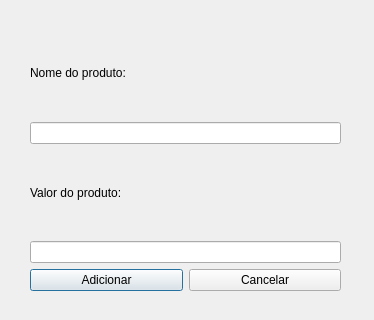
<?xml version="1.0" encoding="UTF-8"?>
<ui version="4.0">
 <class>Dialog</class>
 <widget class="QDialog" name="Dialog">
  <property name="geometry">
   <rect>
    <x>0</x>
    <y>0</y>
    <width>374</width>
    <height>320</height>
   </rect>
  </property>
  <property name="windowTitle">
   <string>Dialog</string>
  </property>
  <widget class="QWidget" name="">
   <property name="geometry">
    <rect>
     <x>30</x>
     <y>30</y>
     <width>311</width>
     <height>261</height>
    </rect>
   </property>
   <layout class="QVBoxLayout" name="verticalLayout_3">
    <item>
     <layout class="QVBoxLayout" name="verticalLayout_2">
      <item>
       <widget class="QLabel" name="nomeProdutoLabel">
        <property name="text">
         <string>Nome do produto:</string>
        </property>
       </widget>
      </item>
      <item>
       <widget class="QLineEdit" name="nomeProdutoEdit"/>
      </item>
     </layout>
    </item>
    <item>
     <layout class="QVBoxLayout" name="verticalLayout">
      <item>
       <widget class="QLabel" name="valorProdutoLabel">
        <property name="text">
         <string>Valor do produto:</string>
        </property>
       </widget>
      </item>
      <item>
       <widget class="QLineEdit" name="valorProdutoEdit"/>
      </item>
     </layout>
    </item>
    <item>
     <layout class="QHBoxLayout" name="horizontalLayout">
      <item>
       <widget class="QPushButton" name="adicionarProdutoButton">
        <property name="text">
         <string>Adicionar</string>
        </property>
       </widget>
      </item>
      <item>
       <widget class="QPushButton" name="cancelarButton">
        <property name="text">
         <string>Cancelar</string>
        </property>
       </widget>
      </item>
     </layout>
    </item>
   </layout>
  </widget>
 </widget>
 <resources/>
 <connections/>
</ui>
